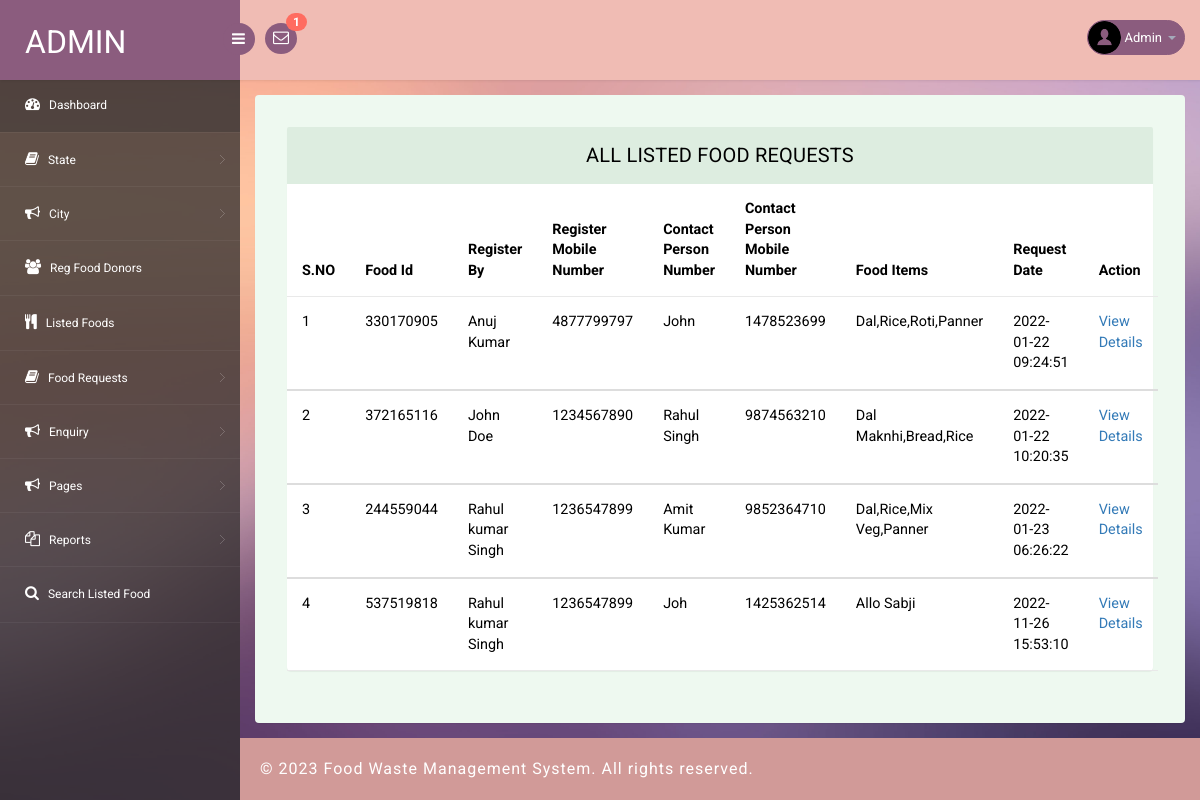
The page /fwms/admin/all-listed-food.php (signed in) on the database its author committed.
### tables this page shows
CREATE TABLE `tblfood` (
  `ID` int(10) NOT NULL,
  `DonorID` int(10) DEFAULT NULL,
  `foodId` int(10) DEFAULT NULL,
  `FoodItems` mediumtext DEFAULT NULL,
  `StateName` varchar(200) DEFAULT NULL,
  `CityName` varchar(200) DEFAULT NULL,
  `Description` mediumtext DEFAULT NULL,
  `PickupDate` varchar(200) DEFAULT NULL,
  `PickupAddress` mediumtext DEFAULT NULL,
  `ContactPerson` varchar(200) DEFAULT NULL,
  `CPMobNumber` bigint(10) DEFAULT NULL,
  `Image` varchar(200) DEFAULT NULL,
  `CreationDate` timestamp NULL DEFAULT current_timestamp(),
  `UpdationDate` timestamp NULL DEFAULT NULL ON UPDATE current_timestamp(),
  `pincode` int(6) DEFAULT NULL
);

CREATE TABLE `tbldonor` (
  `ID` int(10) NOT NULL,
  `FullName` varchar(200) DEFAULT NULL,
  `Email` varchar(200) DEFAULT NULL,
  `MobileNumber` bigint(10) DEFAULT NULL,
  `Password` varchar(120) DEFAULT NULL,
  `RegDate` timestamp NULL DEFAULT current_timestamp()
);

### fwms/admin/all-listed-food.php (the view, shortened to what this page needs)
<?php
include('includes/dbconnection.php');
if (strlen($_SESSION['pgasaid']==0)) {
  header('location:logout.php');
  } else{
?>
<!DOCTYPE html>
<head>
<link rel="stylesheet" href="css/bootstrap.min.css" >
<link href="css/style.css" rel='stylesheet' type='text/css' />
<link href="css/style-responsive.css" rel="stylesheet"/>
<link rel="stylesheet" href="css/font.css" type="text/css"/>
<link href="css/font-awesome.css" rel="stylesheet">
</head>
<body>
<section id="container">
<?php include_once('includes/header.php');?>
<?php include_once('includes/sidebar.php');?>
<section id="main-content">
	<section class="wrapper">
		<div class="table-agile-info">
 <div class="panel panel-default">
    <div class="panel-heading">
     All Listed Food Requests
    </div>
    <div>
      <table class="table" ui-jq="footable" ui-options='{
        "paging": {
          "enabled": true
        },
        "filtering": {
          "enabled": true
        },
        "sorting": {
          "enabled": true
        }}'>
        <thead>
          <tr>
            <th data-breakpoints="xs">S.NO</th>
            <th>Food Id</th>
            <th>Register By</th>
            <th>Register Mobile Number</th>
            <th>Contact Person Number</th>
            <th>Contact Person Mobile Number</th>
            <th>Food Items</th>
            <th>Request Date</th>
            <th data-breakpoints="xs">Action</th>
          </tr>
        </thead>
        <?php
$ret=mysqli_query($con,"select tblfood.ID,tblfood.foodId,tblfood.ContactPerson,tblfood.CPMobNumber,tblfood.CreationDate,tblfood.FoodItems,tbldonor.FullName,tbldonor.MobileNumber from  tblfood join tbldonor on tblfood.DonorID=tbldonor.ID");
$cnt=1;
while ($row=mysqli_fetch_array($ret)) {
?>
        <tbody>
          <tr data-expanded="true">
            <td><?php echo $cnt;?></td>
              <td><?php  echo $row['foodId'];?></td>
                  <td><?php  echo $row['FullName'];?></td>
                  <td><?php  echo $row['MobileNumber'];?></td>
                  <td><?php  echo $row['ContactPerson'];?></td>
                  <td><?php  echo $row['CPMobNumber'];?></td>
                  <td><?php  echo $row['FoodItems'];?></td>
                  <td><?php  echo $row['CreationDate'];?></td>
                  <td><a href="food-details.php?viewid=<?php echo $row['ID'];?>">View Details</a></td>
                </tr>
                <?php
$cnt=$cnt+1;
}?>
 </tbody>
            </table>
    </div>
  </div>
</div>
</section>
		 <?php include_once('includes/footer.php');?>
</section>
</section>
</body>
</html>
<?php }  ?>

### fwms/admin/includes/header.php (shortened to what this page needs)
<?php
include('includes/dbconnection.php');
?>
<header class="header fixed-top clearfix">
<div class="brand">
    <a href="dashboard.php" class="logo">
        Admin
    </a>
    <div class="sidebar-toggle-box">
        <div class="fa fa-bars"></div>
    </div>
</div>
<div class="nav notify-row" id="top_menu">
    <ul class="nav top-menu">
                <?php
$ret1=mysqli_query($con,"select tblfoodrequests.id,fullName,requestNumber    from tblfoodrequests
 join tblfood  on tblfood.ID=tblfoodrequests.foodId
 where   (tblfoodrequests.status is null || tblfoodrequests.status='')");
$num=mysqli_num_rows($ret1);
?>
        <li id="header_inbox_bar" class="dropdown">
            <a data-toggle="dropdown" class="dropdown-toggle" href="#">
                <i class="fa fa-envelope-o"></i>
                <span class="badge bg-important"><?php echo $num;?></span>
            </a>
        </li>
    </ul>
</div>
<div class="top-nav clearfix">
    <ul class="nav pull-right top-menu">
        <li class="dropdown">
            <a data-toggle="dropdown" class="dropdown-toggle" href="#">
                <?php
$adid=$_SESSION['pgasaid'];
$ret=mysqli_query($con,"select AdminName from tbladmin where ID='$adid'");
$row=mysqli_fetch_array($ret);
$name=$row['AdminName'];
?>
                <img alt="" src="images/2.png">
                <span class="username"><?php echo $name; ?></span>
                <b class="caret"></b>
            </a>
        </li>
    </ul>
</div>
</header>

### fwms/admin/css/style.css (style rules this page uses)
ul, ol { margin: 0; }
html, body { font-family: 'Roboto', sans-serif; font-size: 100%; overflow-x: hidden; background: url(../images/bg.jpg) no-repeat 0px 0px; background-size:cover; }
body a { transition: 0.5s all ease; -webkit-transition: 0.5s all ease; -moz-transition: 0.5s all ease; -o-transition: 0.5s all ease; -ms-transition: 0.5s all ease; text-decoration:none; }
ul,label { margin:0; padding:0; }
#main-content { margin-left:240px; -webkit-transition:all .3s ease-in-out; -moz-transition:all .3s ease-in-out; -o-transition:all .3s ease-in-out; transition:all .3s ease-in-out; }
.header { left:0; right:0; z-index:1002; background:rgb(240, 188, 180); -webkit-transition:all .3s ease-in-out; -moz-transition:all .3s ease-in-out; -o-transition:all .3s ease-in-out; transition:all .3s ease-in-out; }
.fixed-top { position:fixed; box-shadow:1px 0 3px rgba(0,0,0,.15); }
.wrapper { display:inline-block; margin-top:80px; padding:15px; width:100%; }
.brand { background:#8b5c7e; float:left; width:240px; height:80px; position:relative; }
a.logo { font-size:32px; color:#fff; float:left; margin:20px 0 0 25px; text-transform:uppercase; }
#top_menu .nav>li,ul.top-menu>li { float:left; }
.notify-row { float:left; margin-top:23px; margin-left:25px; }
ul.top-menu { margin-right:15px; margin-top: 0; }
ul.top-menu > li > a { color: #fff; font-size: 16px; background: #8b5c7e; padding: 4px 8px; margin-right: 15px; border-radius: 50%; -webkit-border-radius: 50%; padding-right: 8px !important; }
.notify-row .badge { position:absolute; right:-10px; top:-10px; z-index:100; }
.top-nav { margin-top:20px; }
.top-nav img { border-radius:50%; -webkit-border-radius:50%; width:33px; }
.top-nav .username { font-size:13px; color:#fff; }
.top-nav ul.top-menu>li>a { border-radius: 100px; -webkit-border-radius: 100px; padding: 0px; background: none; margin-right: 0; border: 1px solid #8b5c7e; background: #8b5c7e; }
.top-nav ul.top-menu>li { margin-left:10px; }
.top-nav .nav .caret { border-bottom-color:#A4AABA; border-top-color:#A4AABA; }
.sidebar-toggle-box { float:left; margin-top:23px; margin-left:-15px; background:#8b5c7e; border-radius:50%; -webkit-border-radius:50%; width:32px; height:32px; position:absolute; right:-15px; }
.sidebar-toggle-box .fa-bars { cursor:pointer; display:inline-block; font-size:15px; padding:8px 8px 8px 9px; color:#fff; }
.panel-heading { position: relative; height: 57px; line-height: 57px; letter-spacing: 0.2px; color: #000; font-size: 18px; font-weight: 400; padding: 0 16px; background:#ddede0; border-top-right-radius: 2px; border-top-left-radius: 2px; text-transform: uppercase; text-align: center; }
.panel { border: none ! important; }
.table>thead>tr>th { border-bottom: 1px solid #e1ab91 ! important; }
.table>tbody>tr>td, .table>tbody>tr>th, .table>tfoot>tr>td, .table>tfoot>tr>th, .table>thead>tr>td, .table>thead>tr>th { border-bottom: 1px solid #e9e9e9 ! important; }
.table > thead > tr > th, .table > tbody > tr > th, .table > tfoot > tr > th, .table > thead > tr > td, .table > tbody > tr > td, .table > tfoot > tr > td { border-top: none !important; }
.table td, .table>tbody>tr>td, .table>tbody>tr>th, .table>tfoot>tr>td, .table>tfoot>tr>th, .table>thead>tr>td, .table>thead>tr>th { padding: 15px!important; }
.table > thead > tr > th, .table > tbody > tr > th, .table > tfoot > tr > th, .table > thead > tr > td, .table > tbody > tr > td, .table > tfoot > tr > td { font-size: 0.9em; color: #000; border-top: none !important; }
.table-agile-info { background: #eef9f0; padding: 2em; border-radius: 4px; -webkit-box-shadow: 0 1px 1px rgba(0,0,0,.05); box-shadow: 0 1px 1px rgba(0,0,0,.05); }
.panel-default>.panel-heading { color: #000000 ! important; background-color: #ddede0 ! important; border-color: #ddede0 ! important; font-size: 20px; }
.badge.bg-important { background: #ff6c60; }

### rows shown on the page
tblfood: foodId "330170905", DonorID.FullName "Anuj Kumar", DonorID.MobileNumber "4877799797", ContactPerson "John", CPMobNumber "1478523699", FoodItems "Dal,Rice,Roti,Panner", CreationDate "2022-01-22 09:24:51"
tblfood: foodId "372165116", DonorID.FullName "John Doe", DonorID.MobileNumber "1234567890", ContactPerson "Rahul Singh", CPMobNumber "9874563210", FoodItems "Dal Maknhi,Bread,Rice", CreationDate "2022-01-22 10:20:35"
tblfood: foodId "244559044", DonorID.FullName "Rahul kumar Singh", DonorID.MobileNumber "1236547899", ContactPerson "Amit Kumar", CPMobNumber "9852364710", FoodItems "Dal,Rice,Mix Veg,Panner", CreationDate "2022-01-23 06:26:22"
tblfood: foodId "537519818", DonorID.FullName "Rahul kumar Singh", DonorID.MobileNumber "1236547899", ContactPerson "Joh", CPMobNumber "1425362514", FoodItems "Allo Sabji", CreationDate "2022-11-26 15:53:10"

### other values the page prints
$num "1"
$name "Admin"
